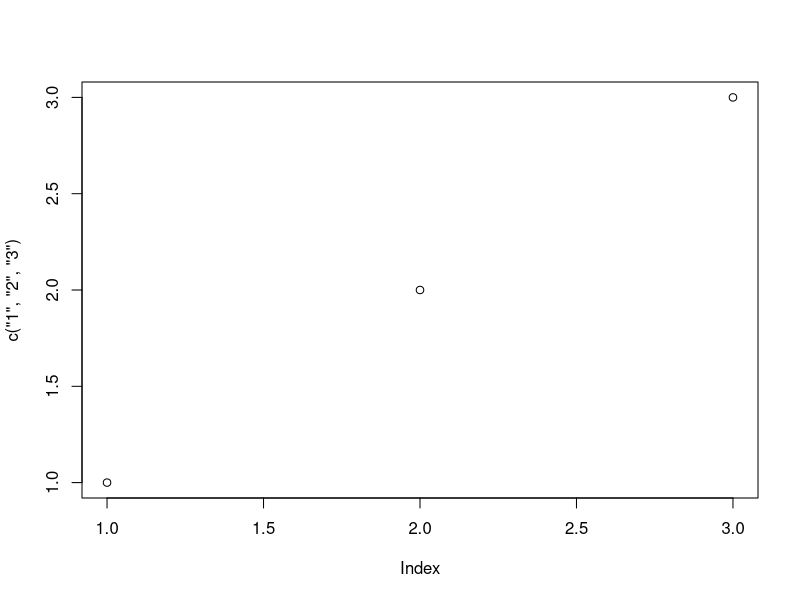
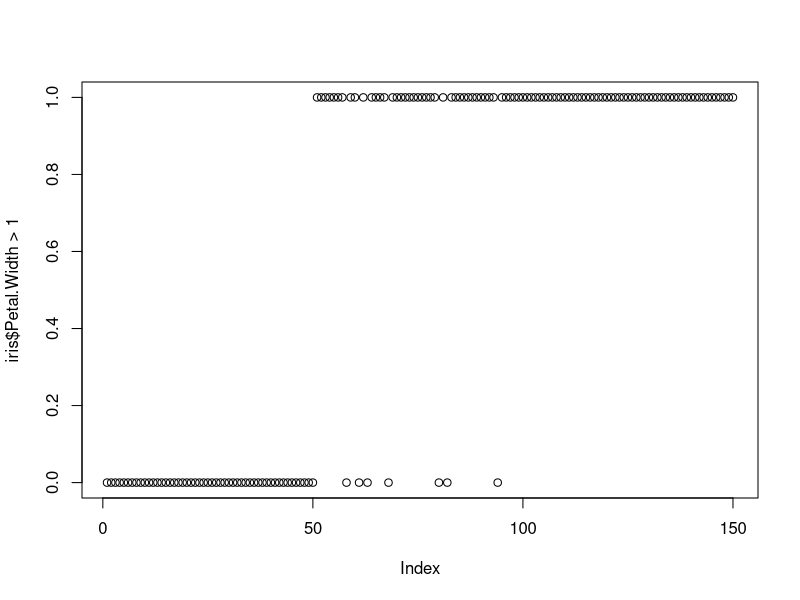

Generate these figures, in order, with R:
plot(c('1','2','3')) # Character vector coerced into numeric
plot(iris$Petal.Width > 1) # Logical vector coerced into numeric